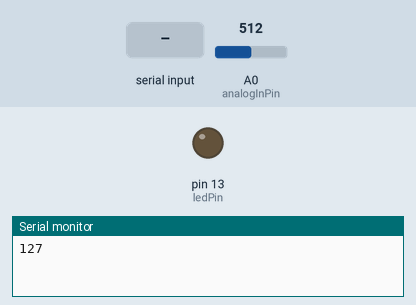
Simulated run of this sketch. Board: Arduino Uno, built with avr-gcc and run on an emulated ATmega328P. Shown: output pins drawn as LEDs (lit = HIGH), the last lines printed to the serial monitor. The inputs (shaded band) are chosen by the test bench; at power-on: A0 (analogInPin) = 512.

Above: at 1.2 s.
1.3 s: "1" received over Serial
At 2.5 s:
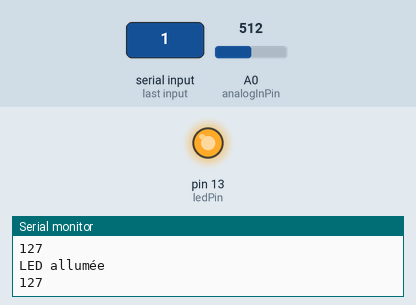
2.8 s: "0" received over Serial
At 3.6 s:
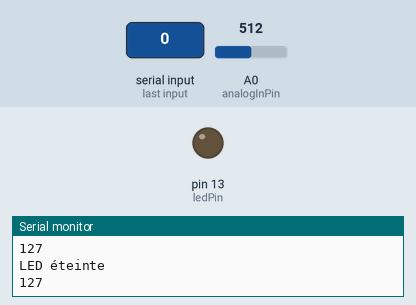
Timing chart, 0 to 5.8 s (numbered marks = the images above; inputs shaded):
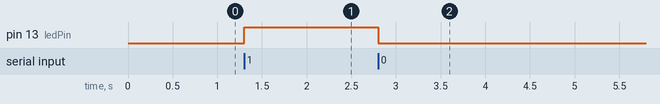

Measured:
- after the input at 1.3 s, pin 13 (ledPin): LOW → HIGH at once
- after the input at 2.8 s, pin 13 (ledPin): HIGH → LOW at once

The sketch:

LedOverSerial.cpp.ino
```cpp
#include <Arduino.h>  // Inclure la bibliothèque principale d'Arduino

// Définir la broche de la LED
const int ledPin = 13;

// Broche centrale potentiomètre (autres: GND & 5V)
const int analogInPin = A0;

int sensorValue = 0;
int outputValue = 0;

unsigned long previousMillis = 0;
const long interval = 1000;

// La fonction setup() est utilisée pour l'initialisation
void setup() {
  // Initialiser la broche de la LED comme une sortie
  pinMode(ledPin, OUTPUT);

  // Démarrer la communication série à 9600 bauds
  Serial.begin(9600);
}

// La fonction loop() est utilisée pour exécuter le code en boucle
void loop() {
  // Vérifier s'il y a des données disponibles dans le port série
  if (Serial.available() > 0) {
    // Lire le message envoyé depuis le port série
    char receivedChar = Serial.read();

    // Si le caractère reçu est '1', allumer la LED
    if (receivedChar == '1') {
      digitalWrite(ledPin, HIGH);
      Serial.println("LED allumée");
    }
    // Si le caractère reçu est '0', éteindre la LED
    else if (receivedChar == '0') {
      digitalWrite(ledPin, LOW);
      Serial.println("LED éteinte");
    }
  }
  unsigned long currentMillis = millis();
  if (currentMillis - previousMillis >= interval) {
    previousMillis = currentMillis;

    sensorValue = analogRead(analogInPin);
    outputValue = map(sensorValue, 0, 1023, 0, 255);

    Serial.println(outputValue);
  }
}

// Implémentation du main() pour un environnement C++ classique
int main() {
  // Appel à l'initialisation d'Arduino (setup)
  init(); // Initialiser l'Arduino (nécessaire avant d'utiliser pinMode, Serial, etc.)

  // Appel à la fonction setup()
  setup();

  // Boucle infinie qui appelle la fonction loop() d'Arduino
  while (true) {
    loop();
  }

  return 0; // Bien que cette ligne ne soit jamais atteinte (en raison de la boucle infinie)
}
```
